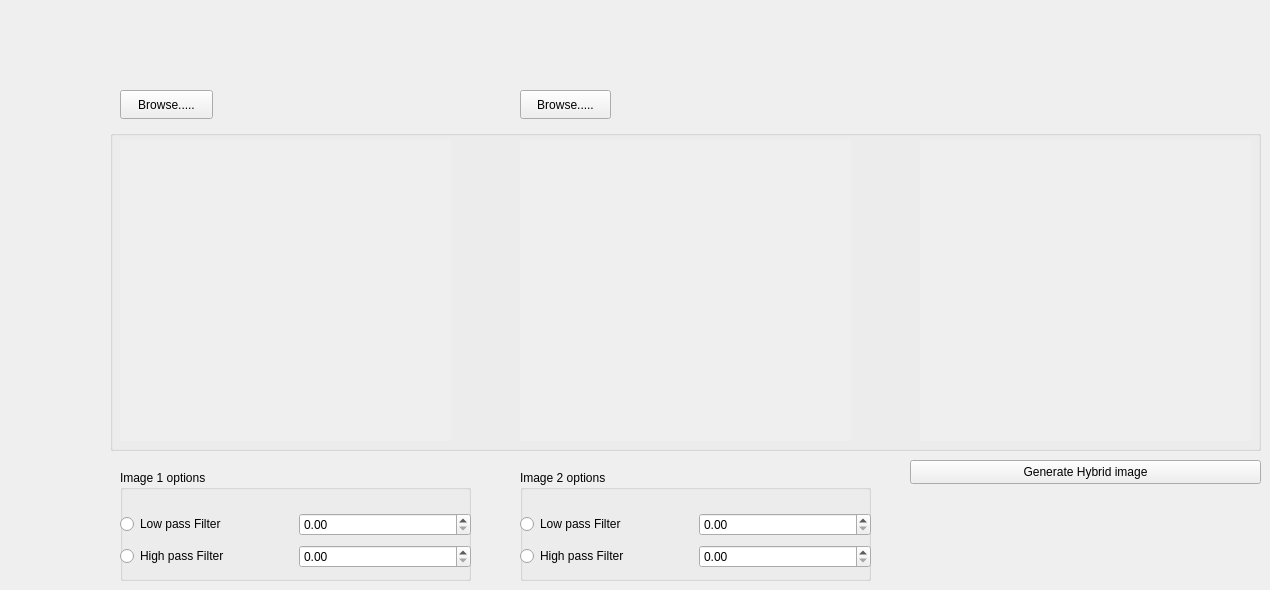
    <widget class="QWidget" name="tab_3">
     <attribute name="title">
      <string>Tab 3</string>
     </attribute>
     <widget class="QGroupBox" name="tab3groupBox_3">
      <property name="geometry">
       <rect>
        <x>110</x>
        <y>130</y>
        <width>1151</width>
        <height>321</height>
       </rect>
      </property>
      <property name="title">
       <string/>
      </property>
      <widget class="QLabel" name="tab3_image2_3">
       <property name="geometry">
        <rect>
         <x>410</x>
         <y>10</y>
         <width>331</width>
         <height>301</height>
        </rect>
       </property>
       <property name="autoFillBackground">
        <bool>true</bool>
       </property>
       <property name="text">
        <string/>
       </property>
      </widget>
      <widget class="QLabel" name="tab3_image3_3">
       <property name="geometry">
        <rect>
         <x>810</x>
         <y>10</y>
         <width>331</width>
         <height>301</height>
        </rect>
       </property>
       <property name="autoFillBackground">
        <bool>true</bool>
       </property>
       <property name="text">
        <string/>
       </property>
      </widget>
      <widget class="QLabel" name="tab3_image1_3">
       <property name="geometry">
        <rect>
         <x>10</x>
         <y>10</y>
         <width>331</width>
         <height>301</height>
        </rect>
       </property>
       <property name="autoFillBackground">
        <bool>true</bool>
       </property>
       <property name="text">
        <string/>
       </property>
      </widget>
     </widget>
     <widget class="QGroupBox" name="Image_1_options_3">
      <property name="geometry">
       <rect>
        <x>120</x>
        <y>470</y>
        <width>351</width>
        <height>111</height>
       </rect>
      </property>
      <property name="title">
       <string>Image 1 options</string>
      </property>
      <widget class="QWidget" name="layoutWidget_39">
       <property name="geometry">
        <rect>
         <x>0</x>
         <y>40</y>
         <width>351</width>
         <height>63</height>
        </rect>
       </property>
       <layout class="QVBoxLayout" name="verticalLayout_7">
        <item>
         <layout class="QHBoxLayout" name="horizontalLayout_41">
          <item>
           <widget class="QRadioButton" name="image_1_low_3">
            <property name="text">
             <string>Low pass Filter</string>
            </property>
           </widget>
          </item>
          <item>
           <widget class="QDoubleSpinBox" name="image_1_low_r_3"/>
          </item>
         </layout>
        </item>
        <item>
         <layout class="QHBoxLayout" name="horizontalLayout_42">
          <item>
           <widget class="QRadioButton" name="image_1_high_3">
            <property name="text">
             <string>High pass Filter</string>
            </property>
           </widget>
          </item>
          <item>
           <widget class="QDoubleSpinBox" name="image_1_high_r_3"/>
          </item>
         </layout>
        </item>
       </layout>
      </widget>
     </widget>
     <widget class="QGroupBox" name="Image_2_options_3">
      <property name="geometry">
       <rect>
        <x>520</x>
        <y>470</y>
        <width>351</width>
        <height>111</height>
       </rect>
      </property>
      <property name="title">
       <string>Image 2 options</string>
      </property>
      <widget class="QWidget" name="layoutWidget_40">
       <property name="geometry">
        <rect>
         <x>0</x>
         <y>40</y>
         <width>351</width>
         <height>63</height>
        </rect>
       </property>
       <layout class="QVBoxLayout" name="verticalLayout_8">
        <item>
         <layout class="QHBoxLayout" name="horizontalLayout_43">
          <item>
           <widget class="QRadioButton" name="image_2_low_3">
            <property name="text">
             <string>Low pass Filter</string>
            </property>
           </widget>
          </item>
          <item>
           <widget class="QDoubleSpinBox" name="image_2_low_r_3"/>
          </item>
         </layout>
        </item>
        <item>
         <layout class="QHBoxLayout" name="horizontalLayout_44">
          <item>
           <widget class="QRadioButton" name="image_2_high_3">
            <property name="text">
             <string>High pass Filter</string>
            </property>
           </widget>
          </item>
          <item>
           <widget class="QDoubleSpinBox" name="image_2_high_r_3"/>
          </item>
         </layout>
        </item>
       </layout>
      </widget>
     </widget>
     <widget class="QPushButton" name="Hyperid_3">
      <property name="geometry">
       <rect>
        <x>910</x>
        <y>460</y>
        <width>351</width>
        <height>24</height>
       </rect>
      </property>
      <property name="text">
       <string>Generate Hybrid image</string>
      </property>
     </widget>
     <widget class="QPushButton" name="tab3_Browse2">
      <property name="geometry">
       <rect>
        <x>520</x>
        <y>90</y>
        <width>91</width>
        <height>29</height>
       </rect>
      </property>
      <property name="text">
       <string>Browse.....</string>
      </property>
     </widget>
     <widget class="QPushButton" name="tab3_Browse1">
      <property name="geometry">
       <rect>
        <x>120</x>
        <y>90</y>
        <width>93</width>
        <height>29</height>
       </rect>
      </property>
      <property name="text">
       <string>Browse.....</string>
      </property>
     </widget>
    </widget>
